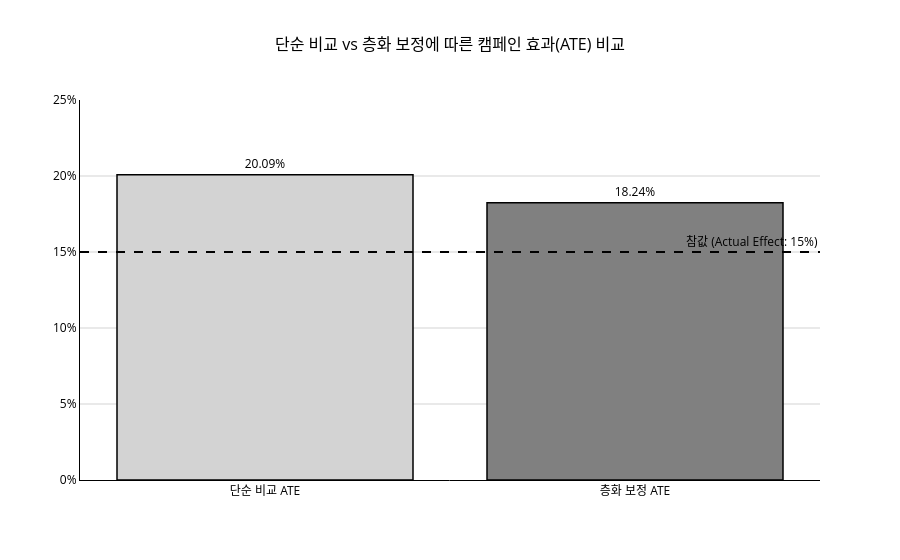

Notebook code cell kept with this figure:
### Markdown cell above
---

## 과제 3. 결과 해석 (7점)

### 요구사항

1. **(4점)** 두 가지 추정치를 비교하는 **막대 그래프**를 그리세요.
   - 막대: 단순 비교 ATE / 층화 보정 ATE / 참값(0.15)
   - 참값은 점선으로 표시해도 됩니다

2. **(3점)** 마케팅팀장에게 보내는 **분석 보고** 3문장을 작성하세요:
   - 단순 비교가 부정확한 이유
   - 보정된 진짜 효과 크기
   - 향후 캠페인 설계 시 주의할 점 1가지

### Code cell
# ✏️ 과제 3-1: 비교 막대 그래프
import plotly.graph_objects as go

# 1. 비교 데이터 설정
labels = ['단순 비교 ATE', '층화 보정 ATE']
values = [naive_ate, adjusted_ate] # 이전 단계에서 계산된 변수 활용
true_value = 0.15

# 2. 막대 그래프 생성
fig = go.Figure()

# ATE 막대 추가
fig.add_trace(go.Bar(
    x=labels,
    y=values,
    text=[f"{v:.2%}" for v in values],
    textposition='outside',
    marker_color=['lightgray', 'gray'], # 회색 기조
    marker_line_color='black',         # 검정 테두리
    marker_line_width=1.5,
    name='Estimated ATE'
))

# 3. 참값(0.15) 점선 추가
fig.add_hline(
    y=true_value, 
    line_dash="dash", 
    line_color="black", 
    line_width=2,
    annotation_text=f"참값 (Actual Effect: {true_value:.0%})", 
    annotation_position="top right",
    annotation_font=dict(color="black")
)

# 4. 시각화 공통 규칙 및 레이아웃 설정
fig.update_layout(
    title=dict(
        text="단순 비교 vs 층화 보정에 따른 캠페인 효과(ATE) 비교",
        x=0.5,
        font=dict(color='black', size=16)
    ),
    plot_bgcolor='white',
    paper_bgcolor='white',
    font=dict(color='black'),
    xaxis=dict(showline=True, linecolor='black'),
    yaxis=dict(
        showline=True, 
        linecolor='black', 
        gridcolor='lightgray',
        tickformat='.0%',
        range=[0, 0.25] # 비교를 위해 범위 고정
    ),
    showlegend=False
)

fig.show()

### Figure 1 — Plotly figure (JSON) as saved in the notebook; plotly's stock layout.template omitted (floating-point values rounded to 4 significant figures)
{"data": [{"marker": {"color": ["lightgray", "gray"], "line": {"color": "black", "width": 1.5}}, "name": "Estimated ATE", "text": ["20.09%", "18.24%"], "textposition": "outside", "type": "bar", "x": ["단순 비교 ATE", "층화 보정 ATE"], "y": [0.2009, 0.1824]}], "layout": {"annotations": [{"font": {"color": "black"}, "showarrow": false, "text": "참값 (Actual Effect: 15%)", "x": 1, "xanchor": "right", "xref": "x domain", "y": 0.15, "yanchor": "bottom", "yref": "y"}], "font": {"color": "black"}, "paper_bgcolor": "white", "plot_bgcolor": "white", "shapes": [{"line": {"color": "black", "dash": "dash", "width": 2}, "type": "line", "x0": 0, "x1": 1, "xref": "x domain", "y0": 0.15, "y1": 0.15, "yref": "y"}], "showlegend": false, "title": {"font": {"color": "black", "size": 16}, "text": "단순 비교 vs 층화 보정에 따른 캠페인 효과(ATE) 비교", "x": 0.5}, "xaxis": {"linecolor": "black", "showline": true}, "yaxis": {"gridcolor": "lightgray", "linecolor": "black", "range": [0, 0.25], "showline": true, "tickformat": ".0%"}}}
